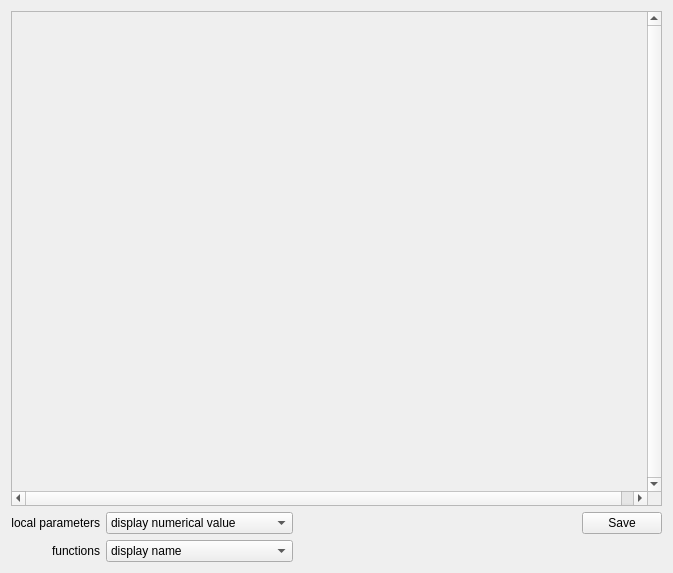
<?xml version="1.0" encoding="UTF-8"?>
<ui version="4.0">
<comment> Begin CVS Header </comment>
<comment>   $Source: /Volumes/Home/Users/shoops/cvs/copasi_dev/copasi/UI/CQDifferentialEquations.ui,v $ </comment>
<comment>   $Revision: 1.9 $ </comment>
<comment>   $Name:  $ </comment>
<comment>   $Author: shoops $ </comment>
<comment>   $Date: 2011/09/30 16:39:40 $ </comment>
<comment> End CVS Header </comment>

<comment> Copyright (C) 2011 by Pedro Mendes, Virginia Tech Intellectual </comment>
<comment> Properties, Inc., University of Heidelberg, and The University </comment>
<comment> of Manchester. </comment>
<comment> All rights reserved. </comment>

 <comment> All rights reserved. </comment>
 <class>CQDifferentialEquations</class>
 <widget class="CopasiWidget" name="CQDifferentialEquations">
  <property name="geometry">
   <rect>
    <x>0</x>
    <y>0</y>
    <width>673</width>
    <height>573</height>
   </rect>
  </property>
  <property name="caption" stdset="0">
   <string>Form1</string>
  </property>
  <layout class="QGridLayout" name="gridLayout">
   <item row="0" column="0" colspan="4">
    <widget class="QScrollArea" name="mpScrollView">
     <property name="verticalScrollBarPolicy">
      <enum>Qt::ScrollBarAlwaysOn</enum>
     </property>
     <property name="horizontalScrollBarPolicy">
      <enum>Qt::ScrollBarAlwaysOn</enum>
     </property>
     <property name="widgetResizable">
      <bool>false</bool>
     </property>
     <widget class="QtMmlWidget" name="mpMMLWidget">
      <property name="geometry">
       <rect>
        <x>0</x>
        <y>0</y>
        <width>647</width>
        <height>473</height>
       </rect>
      </property>
      <property name="sizePolicy">
       <sizepolicy hsizetype="Expanding" vsizetype="Expanding">
        <horstretch>0</horstretch>
        <verstretch>0</verstretch>
       </sizepolicy>
      </property>
     </widget>
    </widget>
   </item>
   <item row="1" column="0">
    <widget class="QLabel" name="textLabelParameters">
     <property name="text">
      <string>local parameters</string>
     </property>
     <property name="alignment">
      <set>Qt::AlignRight|Qt::AlignTrailing|Qt::AlignVCenter</set>
     </property>
     <property name="wordWrap">
      <bool>false</bool>
     </property>
    </widget>
   </item>
   <item row="1" column="1">
    <widget class="QComboBox" name="comboBoxParameters">
     <item>
      <property name="text">
       <string>display numerical value</string>
      </property>
     </item>
     <item>
      <property name="text">
       <string>display name</string>
      </property>
     </item>
    </widget>
   </item>
   <item row="1" column="2">
    <spacer name="mpSpacer">
     <property name="orientation">
      <enum>Qt::Horizontal</enum>
     </property>
     <property name="sizeType">
      <enum>QSizePolicy::Expanding</enum>
     </property>
     <property name="sizeHint" stdset="0">
      <size>
       <width>215</width>
       <height>20</height>
      </size>
     </property>
    </spacer>
   </item>
   <item row="1" column="3">
    <widget class="QPushButton" name="mpSaveButton">
     <property name="text">
      <string>Save</string>
     </property>
    </widget>
   </item>
   <item row="2" column="0">
    <widget class="QLabel" name="textLabelFunctions">
     <property name="text">
      <string>functions</string>
     </property>
     <property name="alignment">
      <set>Qt::AlignRight|Qt::AlignTrailing|Qt::AlignVCenter</set>
     </property>
     <property name="wordWrap">
      <bool>false</bool>
     </property>
    </widget>
   </item>
   <item row="2" column="1">
    <widget class="QComboBox" name="comboBoxFunctions">
     <item>
      <property name="text">
       <string>display name</string>
      </property>
     </item>
     <item>
      <property name="text">
       <string>expand only kinetic functions</string>
      </property>
     </item>
     <item>
      <property name="text">
       <string>expand all functions</string>
      </property>
     </item>
    </widget>
   </item>
  </layout>
 </widget>
 <layoutdefault spacing="6" margin="11"/>
 <customwidgets>
  <customwidget>
   <class>CopasiWidget</class>
   <extends>QWidget</extends>
   <header>copasi/UI/copasiWidget.h</header>
   <container>1</container>
  </customwidget>
  <customwidget>
   <class>QtMmlWidget</class>
   <extends>QWidget</extends>
   <header>copasi/mml/qtmmlwidget.h</header>
   <container>1</container>
  </customwidget>
 </customwidgets>
 <includes>
 </includes>
 <resources/>
 <connections>
  <connection>
   <sender>mpSaveButton</sender>
   <signal>clicked()</signal>
   <receiver>CQDifferentialEquations</receiver>
   <slot>slotSave()</slot>
   <hints>
    <hint type="sourcelabel">
     <x>20</x>
     <y>20</y>
    </hint>
    <hint type="destinationlabel">
     <x>20</x>
     <y>20</y>
    </hint>
   </hints>
  </connection>
  <connection>
   <sender>comboBoxParameters</sender>
   <signal>activated(int)</signal>
   <receiver>CQDifferentialEquations</receiver>
   <slot>slotUpdateWidget()</slot>
   <hints>
    <hint type="sourcelabel">
     <x>20</x>
     <y>20</y>
    </hint>
    <hint type="destinationlabel">
     <x>20</x>
     <y>20</y>
    </hint>
   </hints>
  </connection>
  <connection>
   <sender>comboBoxFunctions</sender>
   <signal>activated(int)</signal>
   <receiver>CQDifferentialEquations</receiver>
   <slot>slotUpdateWidget()</slot>
   <hints>
    <hint type="sourcelabel">
     <x>20</x>
     <y>20</y>
    </hint>
    <hint type="destinationlabel">
     <x>20</x>
     <y>20</y>
    </hint>
   </hints>
  </connection>
 </connections>
</ui>
